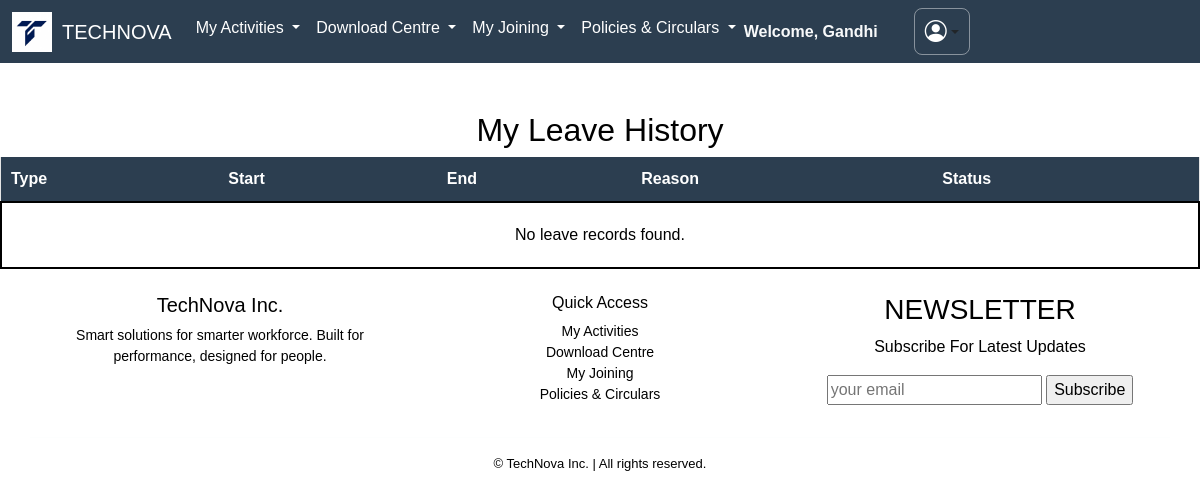
/leave-history/ (signed in), run on an earlier commit of the app's database.
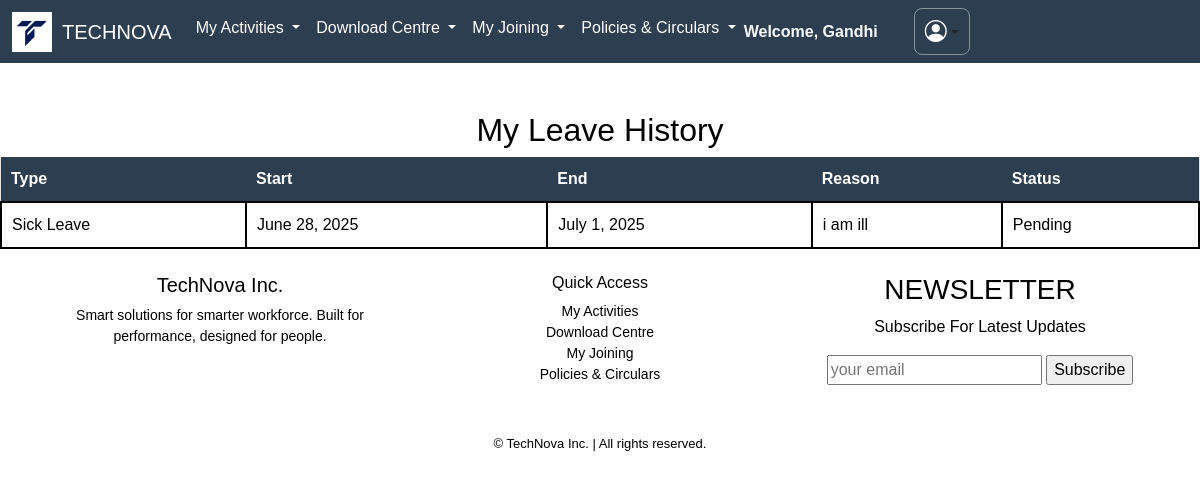
And on a later commit of the database.
### apps/dashboard/models.py (models this page shows, shortened)
class BaseClass(models.Model):
    id = models.UUIDField(primary_key=True, default=uuid.uuid4, editable=False)
    created_at = models.DateTimeField(auto_now_add=True)
    updated_at = models.DateTimeField(auto_now=True)
    class Meta:
        abstract = True

class Leave(BaseClass):
    LEAVE_TYPES = [
        ('SL', 'Sick Leave'),
        ('CL', 'Casual Leave'),
        ('EL', 'Earned Leave'),
    ]
    STATUS_CHOICES = [
        ('Pending', 'Pending'),
        ('Approved', 'Approved'),
        ('Rejected', 'Rejected'),
    ]
    employee = models.ForeignKey(Employee, on_delete=models.CASCADE)
    leave_type = models.CharField(max_length=2, choices=LEAVE_TYPES)
    start_date = models.DateField()
    end_date = models.DateField()
    reason = models.TextField()
    status = models.CharField(max_length=10, choices=STATUS_CHOICES, default='Pending')

### apps/dashboard/views.py (the view)
# urls.py: path('leave-history/', leave_history_view, name='leave_history'),
def leave_history_view(request):
    employee_id = request.session.get('employee_id')
    employee = get_object_or_404(Employee, employee_id=employee_id)
    leaves = Leave.objects.filter(employee=employee).order_by('-start_date')
    return render(request, 'dashboard/leave_history.html', {'employee': employee, 'leaves': leaves})

### apps/dashboard/templates/dashboard/leave_history.html (shortened to what this page needs)
{% extends 'dashboard/base.html' %}
{% block body %}
<body style=" background:#ffffff; font-family: Arial; color: rgb(0, 0, 0); padding: 0px;">
  <h2 style="text-align: center;">My Leave History</h2>
  <table style="width: 100%; border-collapse: collapse; background: rgba(0, 0, 0, 0.1);">
    <thead>
      <tr style="background-color: #2c3e50;">
        <th style="padding: 10px;">Type</th>
        <th style="padding: 10px;">Start</th>
        <th style="padding: 10px;">End</th>
        <th style="padding: 10px;">Reason</th>
        <th style="padding: 10px;">Status</th>
      </tr>
    </thead>
    <tbody>
      {% for leave in leaves %}
      <tr>
        <td style="padding: 10px; ">{{ leave.get_leave_type_display }}</td>
        <td style="padding: 10px; ">{{ leave.start_date }}</td>
        <td style="padding: 10px; ">{{ leave.end_date }}</td>
        <td style="padding: 10px;">{{ leave.reason }}</td>
        <td style="padding: 10px; ">{{ leave.status }}</td>
      </tr>
      {% empty %}
      <tr>
        <td colspan="5" style="text-align: center; padding: 20px;">No leave records found.</td>
      </tr>
      {% endfor %}
    </tbody>
  </table>
</body>
{% endblock %}

What changed in the data, as far as the page shows it:
added Leave: leave_type "Sick Leave", start_date "June 28, 2025", end_date "July 1, 2025", reason "i am ill", status "Pending"
Also different on the page:
text no longer shown: "No leave records found."
